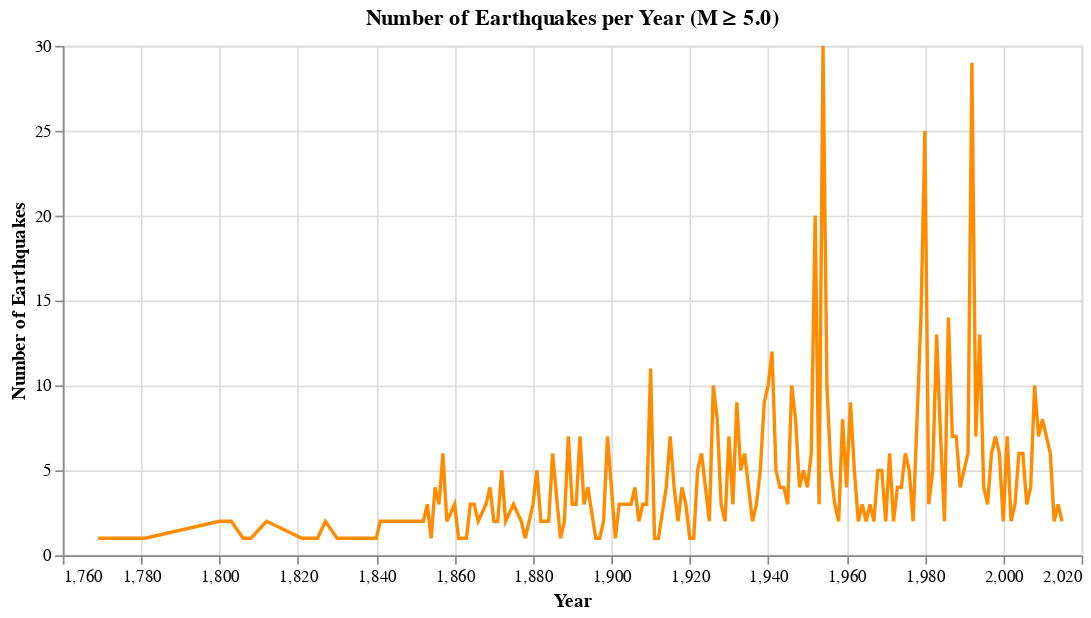

Notebook source saved alongside this figure:
### Markdown cell above
### Visualization 1

### Code cell
# Group earthquakes by year
quakes_per_year = df_cleaned.groupby("year").size().reset_index(name="count")

alt.Chart(quakes_per_year).mark_line(color="darkorange").encode(
    x=alt.X("year:Q", title="Year"),
    y=alt.Y("count:Q", title="Number of Earthquakes"),
).properties(title="Number of Earthquakes per Year (M ≥ 5.0)", width=600, height=300)

### Figure 1 — Vega-Lite specification as saved in the notebook (floating-point values rounded to 4 significant figures; data arrays with more than 128 entries replaced by an {"elided": "..."} marker saying what was removed)
{"config": {"view": {"continuousWidth": 300, "continuousHeight": 300}}, "data": {"name": "data-3cb066af7571cccfd91ad2b0fa676a25"}, "mark": {"type": "line", "color": "darkorange"}, "encoding": {"x": {"field": "year", "title": "Year", "type": "quantitative"}, "y": {"field": "count", "title": "Number of Earthquakes", "type": "quantitative"}}, "height": 300, "title": "Number of Earthquakes per Year (M ≥ 5.0)", "width": 600, "$schema": "https://vega.github.io/schema/vega-lite/v5.20.1.json", "datasets": {"data-3cb066af7571cccfd91ad2b0fa676a25": {"elided": "167 records"}}}
